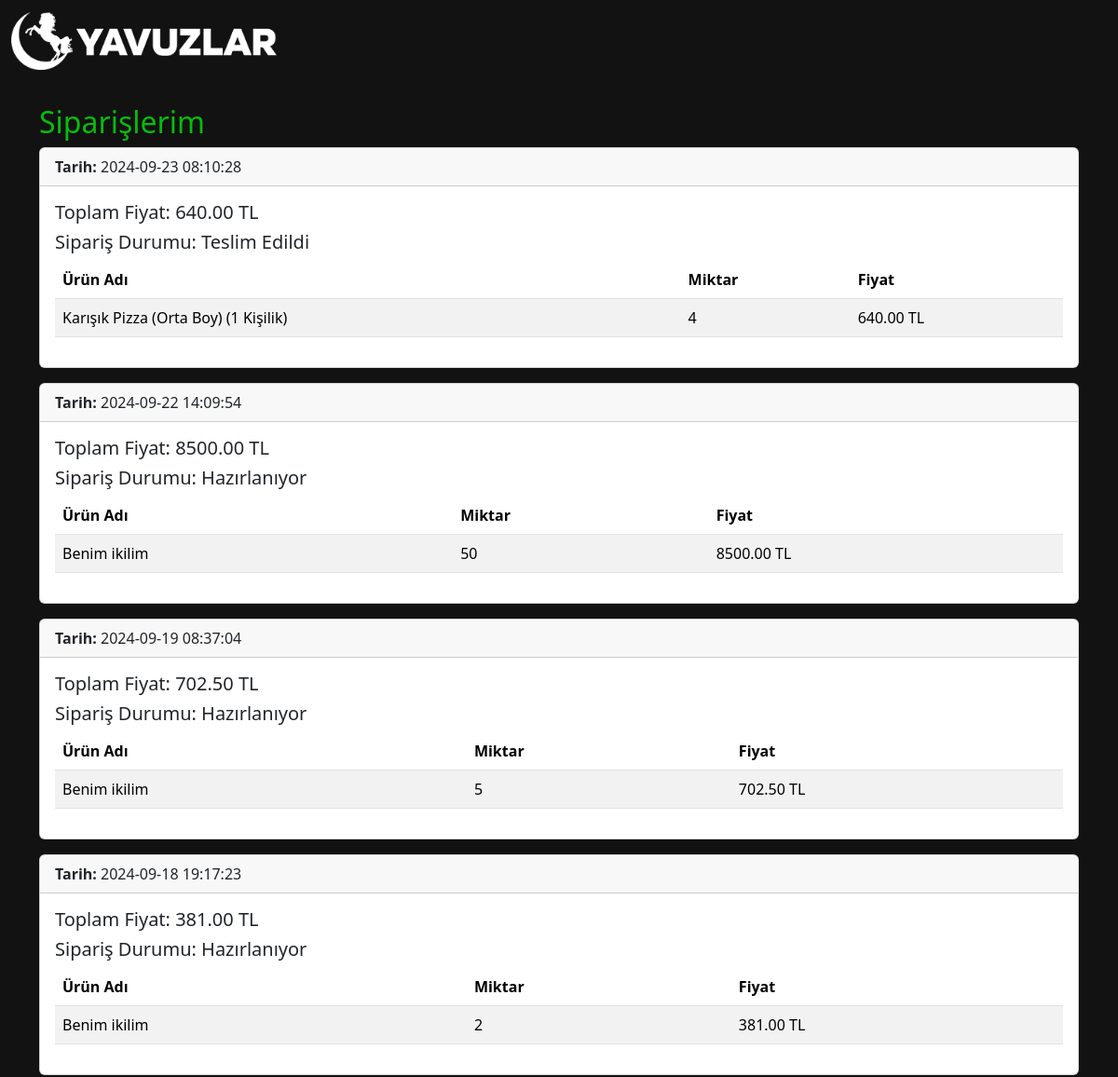
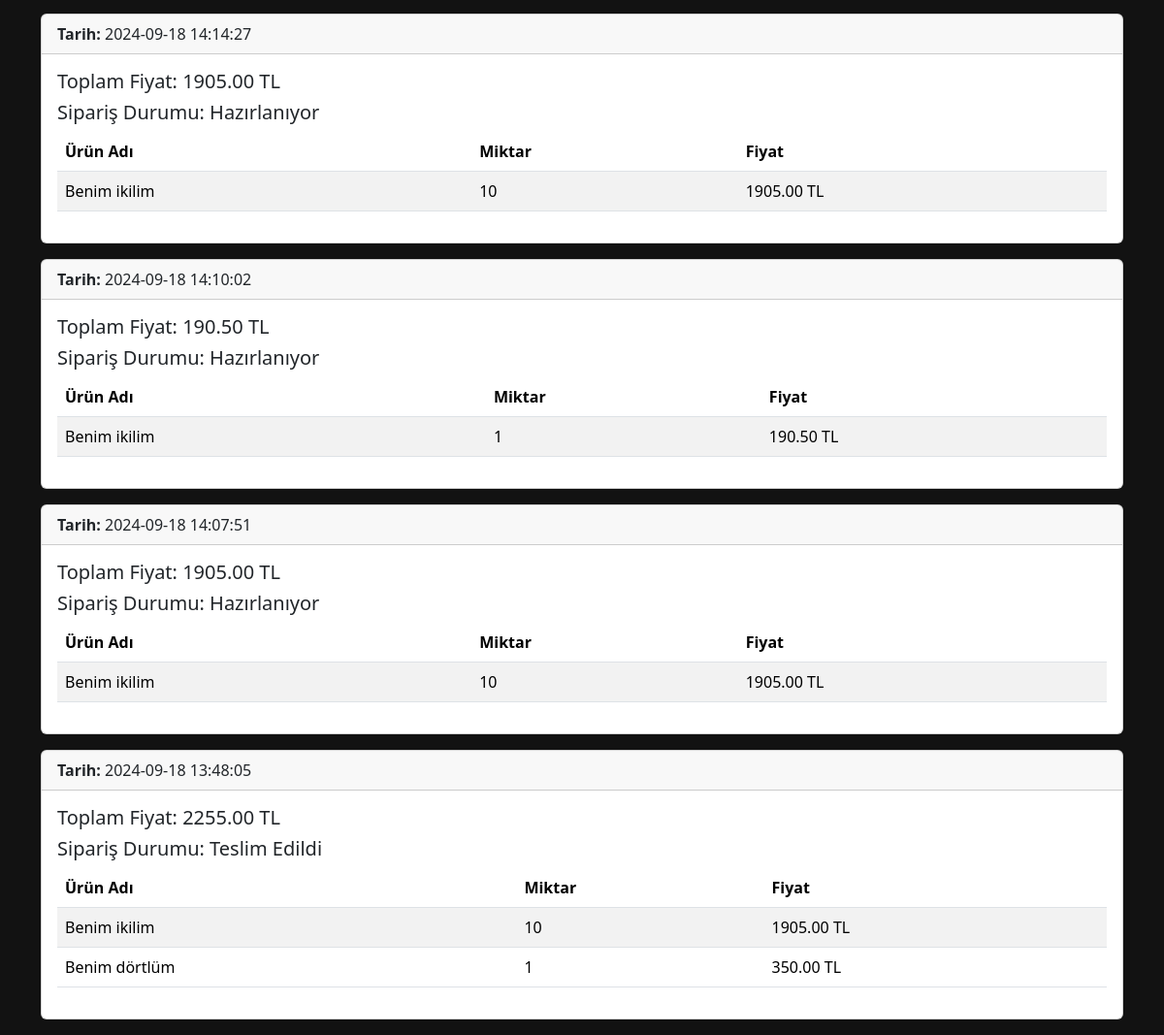
The page /app/orders.php (signed in) on the database its author committed (2 pictures, top to bottom).
### tables this page shows
CREATE TABLE `orders` (
  `id` int NOT NULL,
  `userID` int NOT NULL,
  `order_status` varchar(255) DEFAULT 'Hazırlanıyor',
  `total_price` decimal(9,2) NOT NULL,
  `created_at` datetime DEFAULT CURRENT_TIMESTAMP
);

CREATE TABLE `orders_items` (
  `id` int NOT NULL,
  `orderID` int NOT NULL,
  `foodID` int NOT NULL,
  `quantity` tinyint NOT NULL,
  `price` decimal(9,2) NOT NULL
);

CREATE TABLE `food` (
  `id` int NOT NULL,
  `restaurantID` int NOT NULL,
  `name` varchar(255) NOT NULL,
  `description` text NOT NULL,
  `image_path` text NOT NULL,
  `price` decimal(7,2) NOT NULL,
  `discount` decimal(7,2) NOT NULL DEFAULT '0.00',
  `created_at` datetime NOT NULL DEFAULT CURRENT_TIMESTAMP,
  `deleted_at` datetime DEFAULT NULL
);

### app/orders.php (the view, shortened to what this page needs)
<?php
include 'db/connection.php';
$user_id = $_SESSION['userID'];
$st = $pdo->prepare("SELECT * FROM orders WHERE userID = ? ORDER BY created_at DESC");
$st->execute([$user_id]);
$orders = $st->fetchAll(PDO::FETCH_ASSOC);
?>
<!DOCTYPE html>
<html lang="tr">
<head>
    <link href="https://cdn.jsdelivr.net/npm/bootstrap@5.3.3/dist/css/bootstrap.min.css" rel="stylesheet">
</head>
<body style="background-color:#121212;">
    <nav class="navbar navbar-expand-lg navbar-dark" style="background-color:#121212;">
        <div class="container-fluid">
            <a class="navbar-brand" href="index.php">
                <img style="height:62px;width:auto;" src="logo/navbar-logo.png" alt="">
            </a>
        </div>
  </nav>
<div class="container mt-4">
    <h2  style="color:#07bc0c">Siparişlerim</h2>
    <?php if (empty($orders)): ?>
        <p>Henüz bir siparişiniz yok.</p>
    <?php else: ?>
        <?php foreach ($orders as $order): ?>
            <div class="card mb-3">
                <div class="card-header" >
                    <strong>Tarih:</strong> <?php echo htmlspecialchars($order['created_at']); ?>
                </div>
                <div class="card-body">
                    <h5 class="card-title">Toplam Fiyat: <?php echo htmlspecialchars($order['total_price']); ?> TL</h5>
                    <h5 class="card-title">Sipariş Durumu: <?php echo htmlspecialchars($order['order_status']); ?></h5>
                    <?php
                    $st = $pdo->prepare("SELECT oi.*, f.name
                                         FROM orders_items oi
                                         INNER JOIN food f ON oi.foodID = f.id
                                         WHERE oi.orderID = ?");
                    $st->execute([$order['id']]);
                    $order_items = $st->fetchAll(PDO::FETCH_ASSOC);
                    ?>
                    <?php if (!empty($order_items)): ?>
                        <table class="table table-striped">
                            <thead>
                                <tr>
                                    <th>Ürün Adı</th>
                                    <th>Miktar</th>
                                    <th>Fiyat</th>
                                </tr>
                            </thead>
                            <tbody>
                                <?php foreach ($order_items as $item): ?>
                                    <tr>
                                        <td><?php echo htmlspecialchars($item['name']); ?></td>
                                        <td><?php echo htmlspecialchars($item['quantity']); ?></td>
                                        <td><?php echo htmlspecialchars($item['price']); ?> TL</td>
                                    </tr>
                                <?php endforeach; ?>
                            </tbody>
                        </table>
                    <?php else: ?>
                        <p>Bu sipariş için ürün bilgisi bulunamadı.</p>
                    <?php endif; ?>
                </div>
            </div>
        <?php endforeach; ?>
    <?php endif; ?>
</div>
</body>
</html>

### rows shown on the page
orders: created_at "2024-09-23 08:10:28", total_price "640.00", order_status "Teslim Edildi"
orders_items: foodID.name "Karışık Pizza (Orta Boy) (1 Kişilik)", quantity "4", price "640.00"
orders: created_at "2024-09-22 14:09:54", total_price "8500.00", order_status "Hazırlanıyor"
orders_items: foodID.name "Benim ikilim", quantity "50", price "8500.00"
orders: created_at "2024-09-19 08:37:04", total_price "702.50", order_status "Hazırlanıyor"
orders_items: foodID.name "Benim ikilim", quantity "5", price "702.50"
orders: created_at "2024-09-18 19:17:23", total_price "381.00", order_status "Hazırlanıyor"
orders_items: foodID.name "Benim ikilim", quantity "2", price "381.00"
orders: created_at "2024-09-18 14:14:27", total_price "1905.00", order_status "Hazırlanıyor"
orders_items: foodID.name "Benim ikilim", quantity "10", price "1905.00"
orders: created_at "2024-09-18 14:10:02", total_price "190.50", order_status "Hazırlanıyor"
orders_items: foodID.name "Benim ikilim", quantity "1", price "190.50"
orders: created_at "2024-09-18 14:07:51", total_price "1905.00", order_status "Hazırlanıyor"
orders_items: foodID.name "Benim ikilim", quantity "10", price "1905.00"
orders: created_at "2024-09-18 13:48:05", total_price "2255.00", order_status "Teslim Edildi"
orders_items: foodID.name "Benim ikilim", quantity "10", price "1905.00"
orders_items: foodID.name "Benim dörtlüm", quantity "1", price "350.00"
